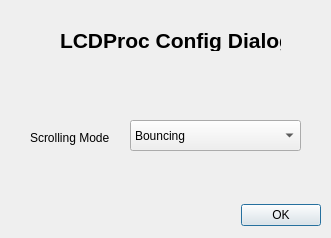
<?xml version="1.0" encoding="UTF-8"?>
<ui version="4.0">
 <class>config_dialog</class>
 <widget class="QDialog" name="config_dialog">
  <property name="geometry">
   <rect>
    <x>0</x>
    <y>0</y>
    <width>331</width>
    <height>238</height>
   </rect>
  </property>
  <property name="windowTitle">
   <string>LCDProc Configuration</string>
  </property>
  <widget class="QDialogButtonBox" name="buttonBox">
   <property name="geometry">
    <rect>
     <x>-20</x>
     <y>200</y>
     <width>341</width>
     <height>31</height>
    </rect>
   </property>
   <property name="orientation">
    <enum>Qt::Horizontal</enum>
   </property>
   <property name="standardButtons">
    <set>QDialogButtonBox::Ok</set>
   </property>
  </widget>
  <widget class="QComboBox" name="scrolling_combobox">
   <property name="geometry">
    <rect>
     <x>130</x>
     <y>120</y>
     <width>171</width>
     <height>31</height>
    </rect>
   </property>
   <item>
    <property name="text">
     <string>Bouncing</string>
    </property>
   </item>
   <item>
    <property name="text">
     <string>Rolling</string>
    </property>
   </item>
  </widget>
  <widget class="QLabel" name="label">
   <property name="geometry">
    <rect>
     <x>30</x>
     <y>130</y>
     <width>101</width>
     <height>16</height>
    </rect>
   </property>
   <property name="text">
    <string>Scrolling Mode</string>
   </property>
  </widget>
  <widget class="QLabel" name="label_2">
   <property name="geometry">
    <rect>
     <x>60</x>
     <y>30</y>
     <width>221</width>
     <height>21</height>
    </rect>
   </property>
   <property name="font">
    <font>
     <family>Helvetica</family>
     <pointsize>16</pointsize>
     <weight>75</weight>
     <bold>true</bold>
    </font>
   </property>
   <property name="text">
    <string>LCDProc Config Dialog</string>
   </property>
  </widget>
 </widget>
 <resources/>
 <connections>
  <connection>
   <sender>buttonBox</sender>
   <signal>accepted()</signal>
   <receiver>config_dialog</receiver>
   <slot>accept()</slot>
   <hints>
    <hint type="sourcelabel">
     <x>248</x>
     <y>254</y>
    </hint>
    <hint type="destinationlabel">
     <x>157</x>
     <y>274</y>
    </hint>
   </hints>
  </connection>
  <connection>
   <sender>buttonBox</sender>
   <signal>rejected()</signal>
   <receiver>config_dialog</receiver>
   <slot>reject()</slot>
   <hints>
    <hint type="sourcelabel">
     <x>316</x>
     <y>260</y>
    </hint>
    <hint type="destinationlabel">
     <x>286</x>
     <y>274</y>
    </hint>
   </hints>
  </connection>
 </connections>
</ui>
